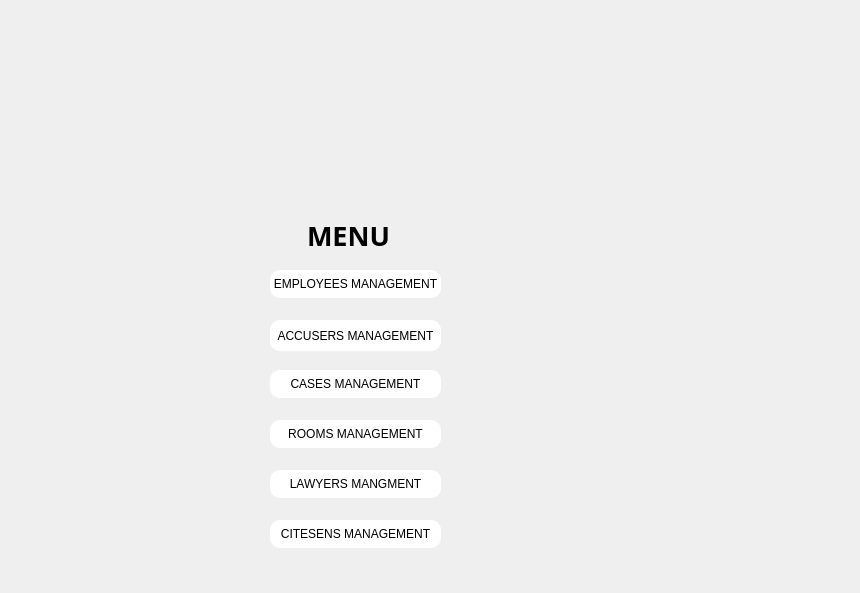
<?xml version="1.0" encoding="UTF-8"?>
<ui version="4.0">
 <class>menu</class>
 <widget class="QDialog" name="menu">
  <property name="geometry">
   <rect>
    <x>0</x>
    <y>0</y>
    <width>860</width>
    <height>593</height>
   </rect>
  </property>
  <property name="windowTitle">
   <string>Dialog</string>
  </property>
  <widget class="QPushButton" name="menu_transport">
   <property name="geometry">
    <rect>
     <x>270</x>
     <y>470</y>
     <width>171</width>
     <height>28</height>
    </rect>
   </property>
   <property name="styleSheet">
    <string notr="true">background-color: rgb(255, 255, 255);
    border-style: outset;
    border-radius: 10px;
 </string>
   </property>
   <property name="text">
    <string>LAWYERS MANGMENT</string>
   </property>
  </widget>
  <widget class="QPushButton" name="menu_customers">
   <property name="geometry">
    <rect>
     <x>270</x>
     <y>320</y>
     <width>171</width>
     <height>31</height>
    </rect>
   </property>
   <property name="styleSheet">
    <string notr="true">background-color: rgb(255, 255, 255);
    border-style: outset;
    border-radius: 10px;
 </string>
   </property>
   <property name="text">
    <string>ACCUSERS MANAGEMENT</string>
   </property>
  </widget>
  <widget class="QPushButton" name="menu_employee">
   <property name="geometry">
    <rect>
     <x>270</x>
     <y>270</y>
     <width>171</width>
     <height>28</height>
    </rect>
   </property>
   <property name="styleSheet">
    <string notr="true">background-color: rgb(255, 255, 255);
boder-width:5px;
    border-style: outset;
    border-radius: 10px;
 </string>
   </property>
   <property name="text">
    <string>EMPLOYEES MANAGEMENT</string>
   </property>
  </widget>
  <widget class="QPushButton" name="menu_missions">
   <property name="geometry">
    <rect>
     <x>270</x>
     <y>420</y>
     <width>171</width>
     <height>28</height>
    </rect>
   </property>
   <property name="styleSheet">
    <string notr="true">background-color: rgb(255, 255, 255);
    border-style: outset;
    border-radius: 10px;
 </string>
   </property>
   <property name="text">
    <string>ROOMS MANAGEMENT</string>
   </property>
  </widget>
  <widget class="QPushButton" name="menu_sponsor">
   <property name="geometry">
    <rect>
     <x>270</x>
     <y>370</y>
     <width>171</width>
     <height>28</height>
    </rect>
   </property>
   <property name="styleSheet">
    <string notr="true">background-color: rgb(255, 255, 255);
    border-style: outset;
    border-radius: 10px;
 </string>
   </property>
   <property name="text">
    <string>CASES MANAGEMENT</string>
   </property>
  </widget>
  <widget class="QLabel" name="label">
   <property name="geometry">
    <rect>
     <x>307</x>
     <y>210</y>
     <width>120</width>
     <height>51</height>
    </rect>
   </property>
   <property name="font">
    <font>
     <family>Myanmar Text</family>
     <pointsize>20</pointsize>
     <weight>75</weight>
     <bold>true</bold>
    </font>
   </property>
   <property name="text">
    <string>MENU</string>
   </property>
   <property name="textFormat">
    <enum>Qt::PlainText</enum>
   </property>
  </widget>
  <widget class="QPushButton" name="menu_missions_2">
   <property name="geometry">
    <rect>
     <x>270</x>
     <y>520</y>
     <width>171</width>
     <height>28</height>
    </rect>
   </property>
   <property name="styleSheet">
    <string notr="true">background-color: rgb(255, 255, 255);
    border-style: outset;
    border-radius: 10px;
 </string>
   </property>
   <property name="text">
    <string>CITESENS MANAGEMENT</string>
   </property>
  </widget>
 </widget>
 <resources/>
 <connections/>
</ui>
